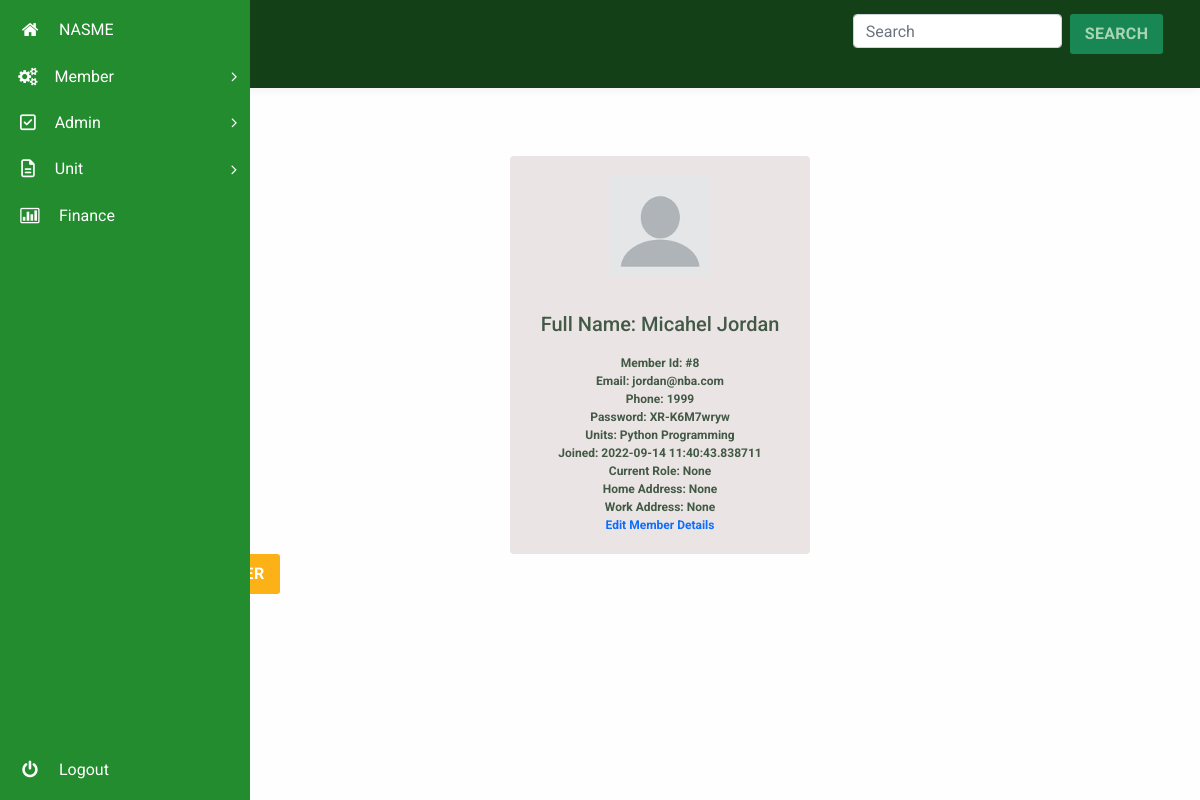
The app's page /admin/manage/8 (signed in), older data.
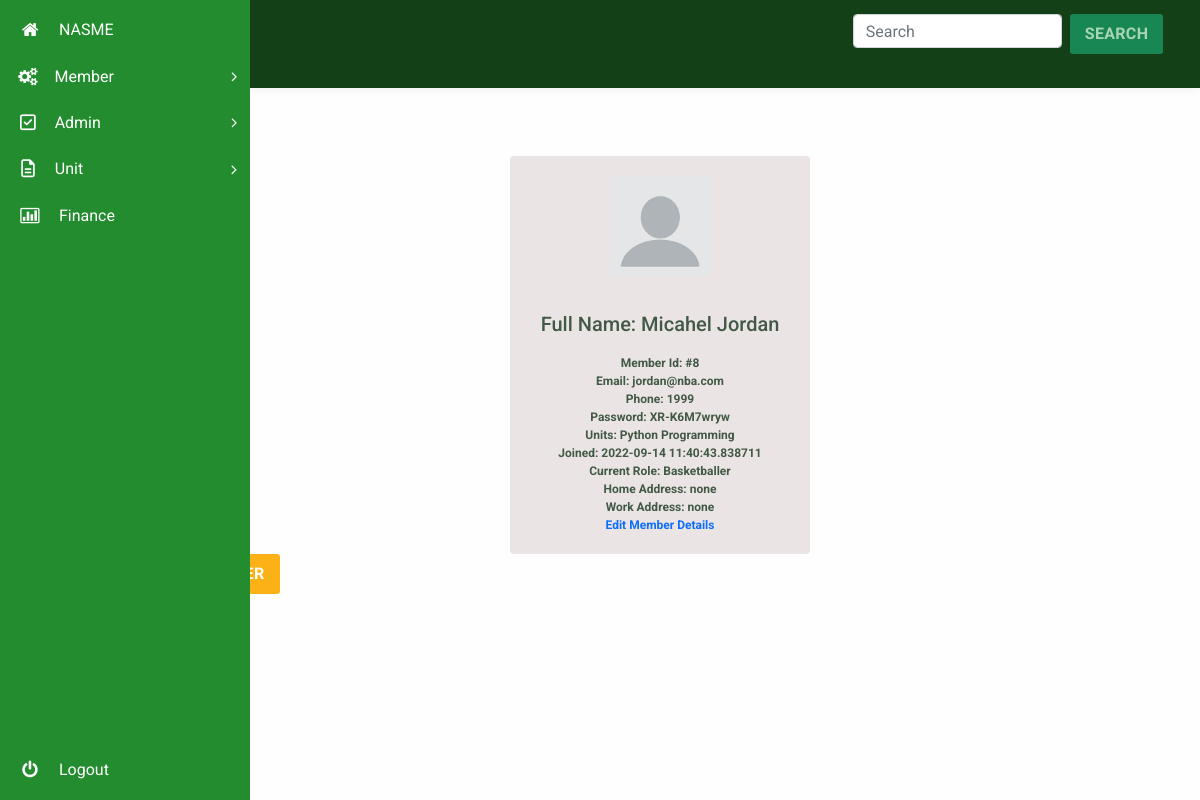
The same page, newer data.
### membership/models.py (models this page shows, shortened)
class User(db.Model, UserMixin):
  id = db.Column(db.Integer, primary_key=True)
  units = db.relationship("Unit", secondary=user_unit, backref="unit_members", lazy="dynamic")
  username = db.Column(db.String(20), unique=True, nullable=False)
  email = db.Column(db.String(120), unique=True, nullable=False)
  phone = db.Column(db.String(60), unique=True, nullable=False, default="")
  password = db.Column(db.String(60), nullable=False, default="~~~~~~~")
  image_file = db.Column(db.String(20), nullable=False, default='default.jpg')
  date_registered = db.Column(db.DateTime, nullable=False, default=datetime.utcnow)
  role = db.Column(db.String(6), nullable=False, default="USER")
  _is_superadmin = db.Column("is_superadmin", db.Boolean, nullable=False, default=False)
  current_salary = db.Column(db.String(60))
  occupation = db.Column(db.String(60))
  experience = db.Column(db.String(60))
  date_of_birth = db.Column(db.String(), nullable=False, default=datetime.utcnow)
  home_address = db.Column(db.String())
  work_address = db.Column(db.String())
  @property
  def is_superadmin(self):
      return self._is_superadmin
  @is_superadmin.setter
  def is_superadmin(self, s):
    if type(s) == type(str()):
      if s.lower() == "true":
        self._is_superadmin = True
      elif s.lower() == "false":
        self._is_superadmin = False
    else:
      self._is_superadmin = s

class Unit(db.Model):
  id = db.Column(db.Integer, primary_key=True)
  name = db.Column(db.String(50), unique=True, nullable=False)
  date_created = db.Column(db.DateTime, nullable=False,default=datetime.utcnow)
  fees_amount = db.Column(db.String(),nullable=False,default="0")

### membership/routes.py (the view)
@app.route('/admin/manage/<int:member_id>')
@login_required
def view_member(member_id):
  if current_user.role == "ADMIN":
    member = User.query.get_or_404(member_id)
    return render_template('profile.html', member=member)
  else:
    return redirect(url_for('home'))

### membership/models.py (called while the page is built)
@login_manager.user_loader
def load_user(user_id):
    return User.query.get(int(user_id))

### membership/templates/profile.html (shortened to what this page needs)
{% extends "dashboard_layout.html" %}
{% block content %}
<section class="wrapper scrollable">
	<nav class="user-menu">
	</nav>
	<br>
	<br>
	<div class="bedd">
		<div >
			<img src="/static/profile_pics/{{ member.image_file }}" alt="image" width="100px">
		</div>
		<br>
		<br>
		<div>
			<h5>Full Name: {{ member.username }}</h5>
		</div>
		<br>
		<div>
			<p>Member Id: #{{ member.id }}</p>
		</div>
		<div>
			<p>Email: {{ member.email }}</p>
		</div>
		<div>
			<p>Phone: {{ member.phone }}</p>
		</div>
		<div>
			<p>Password: {{ member.password }}</p>
		</div>
		<div>
			<p>Units:
			{% for unit in member.units.all() %}
				<span>{{ unit.name }}</span>
			{% endfor %}
			</p>
		</div>
		<div>
			<p>Joined: {{ member.date_registered }}</p>
		</div>
		<div>
			<p>Current Role: {{ member.occupation }}</p>
		</div>
		<div>
			<p>Home Address: {{ member.home_address }}</p>
		</div>
		<div>
			<p>Work Address: {{ member.work_address }}</p>
		</div>
		<div>
			<p><a href="{{ url_for('edit_member', member_id=member.id) }}">Edit Member Details</a></p>
		</div>
	</div>
</button> &nbsp;&nbsp; <button type="button" class="btn btn-danger" data-toggle="modal" data-target="#verifydeletemodal">Delete User</button></td>
</section>
{% endblock content %}

### membership/templates/dashboard_layout.html (shortened to what this page needs)
<!DOCTYPE html>
<head>
<link rel="stylesheet" href="{{ url_for('static', filename='css/bootstrap.css') }}">
<link href="https://cdn.jsdelivr.net/npm/bootstrap@5.0.2/dist/css/bootstrap.min.css" rel="stylesheet">
<link rel="stylesheet" type='text/css' href="{{ url_for('static', filename='css/style.css') }}">
<link rel="stylesheet" type='text/css' href="{{ url_for('static', filename='css/font.css') }}">
<link rel="stylesheet" type='text/css' href="{{ url_for('static', filename='css/font-awesome.css') }}">
<link rel="stylesheet" type='text/css' href="{{ url_for('static', filename='css/morris.css') }}">
</head>
<body>
    <body class="dashboard-page">
  <nav class="main-menu ">
    <ul>
      <li>
        <a href="{{ url_for('dashboard') }}">
          <i class="fa fa-home nav_icon"></i>
          <span class="nav-text">
          NASME
          </span>
        </a>
      </li>
      <li class="has-subnav">
        <a href="javascript:;">
        <i class="fa fa-cogs" aria-hidden="true"></i>
        <span class="nav-text">
          Member
        </span>
        <i class="icon-angle-right"></i>
        </a>
      </li>
      {% if current_user.is_superadmin %}
        <li class="has-subnav">
          <a href="javascript:;">
          <i class="fa fa-check-square-o nav_icon"></i>
          <span class="nav-text">
          Admin
          </span>
          <i class="icon-angle-right"></i>
          </a>
        </li>
      {% endif %}
      <li class="has-subnav">
        <a href="javascript:;">
          <i class="fa fa-file-text-o nav_icon"></i>
            <span class="nav-text">Unit</span>
          <i class="icon-angle-right"></i>
        </a>
      </li>
      <li>
        <a href="finance.html" target="_blank">
          <i class="fa fa-bar-chart nav_icon"></i>
          <span class="nav-text">
            Finance
          </span>
        </a>
      </li>
    </ul>
    <ul class="logout">
      <li>
      <a href="{{ url_for('logout') }}">
      <i class="icon-off nav-icon"></i>
      <span class="nav-text">
      Logout
      </span>
      </a>
      </li>
    </ul>
  </nav>
  <section class="wrapper scrollable">
    <nav class="user-menu">
    </nav>
    <section class="title-bar">
      <div class="ric" >
        <nav class="navbar navbar-expand-lg navbar-light bg-" >
          <div class="container-fluid">
            <a class="navbar-brand" id="greeny"><img src="{{ url_for('static', filename='images/NASME.png')}}" alt="" width="60px" /></a>
            <form method="POST" action="{{url_for('search_members')}}" class="d-flex">
            <input name="search_query" class="form-control me-2" type="search" placeholder="Search" aria-label="Search">
            <button class="btn btn-success" type="submit" style="color: #A8D6B4;">Search</button>
            </form>
          </div>
          </nav>
      </div>
    </section>
    {% block content %}{% endblock %}
    <br>
    <br>
    </section>
</body>

Row changes from the older to the newer data that the page shows:
changed User "Micahel Jordan": occupation "None" → "Basketballer"; home_address "None" → "none"; work_address "None" → "none"
